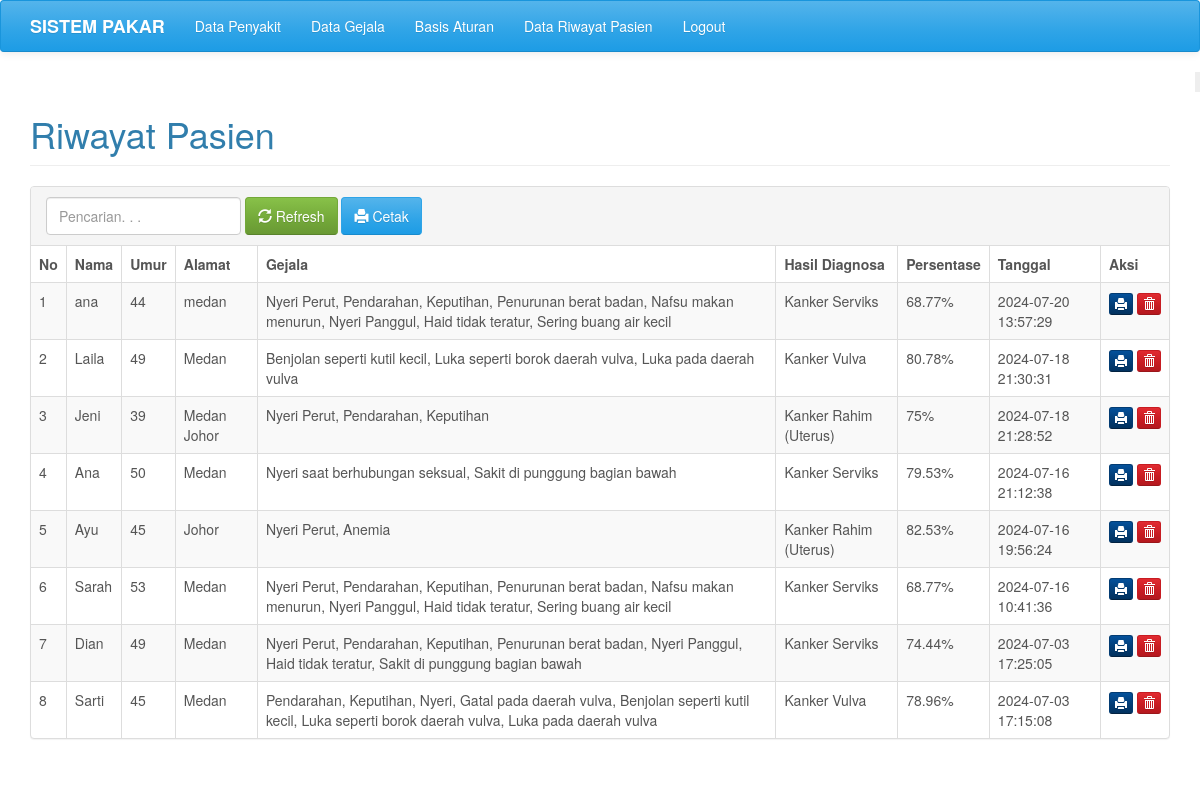
Page /admin/index.php?m=riwayat (signed in) on the committed database.
### tables this page shows
CREATE TABLE `tb_diagnosis` (
  `id_diagnosis` int(11) NOT NULL,
  `nama` text NOT NULL,
  `umur` text NOT NULL,
  `alamat` text NOT NULL,
  `jeniskelamin` text NOT NULL,
  `gejala` text NOT NULL,
  `selected_gejala` text NOT NULL,
  `hasil_diagnosis` text NOT NULL,
  `persentase` text NOT NULL,
  `keterangan` text NOT NULL,
  `waktu` datetime NOT NULL DEFAULT current_timestamp()
);

### admin/functions.php (called while the page is built, shortened)
<?php
include 'config.php';
include '../includes/db.php';
$db = new DB($config['server'], $config['username'], $config['password'], $config['database_name']);
function _get($key, $val = null)
{
    if (isset($_GET[$key]))
        return $_GET[$key];
    else
        return $val;
}

### admin/config.php (called while the page is built)
<?php
$config["server"] = 'localhost';
$config["username"] = 'root';
$config["password"] = '';
$config["database_name"] = 'db_pakar';

### includes/db.php (called while the page is built, shortened)
<?php
class DB
{
	var $conn = null;
	public function __construct($host, $username, $passwd, $dbname)
	{
		$this->conn = mysqli_connect($host, $username, $passwd, $dbname);
	}
	public function query($sql)
	{
		$query = mysqli_query($this->conn, $sql) or die('<pre>Error mysqli_query: ' . mysqli_error($this->conn) . '<br />' . $sql . '</pre>');
		return $query;
	}
	public function get_results($sql)
	{
		$query = $this->query($sql);
		$arr = array();
		while ($row = mysqli_fetch_object($query)) {
			$arr[] = $row;
		}
		return $arr;
	}
}

### admin/riwayat.php (the view, shortened to what this page needs)
<div class="page-header">
    <h1>Riwayat Pasien</h1>
</div>
<div class="panel panel-default">
    <div class="panel-heading">
        <form class="form-inline">
            <div class="form-group">
                <input class="form-control" type="text" placeholder="Pencarian. . ." name="q" value="<?= _get('q') ?>" />
            </div>
            <div class="form-group">
                <button class="btn btn-success"><span class="glyphicon glyphicon-refresh"></span> Refresh</button>
            </div>
            <div class="form-group">
                <a class="btn btn-primary" href="cetak.php?m=riwayat&q=<?= _get('q') ?>" target="_blank"><span class="glyphicon glyphicon-print"></span> Cetak</a>
            </div>
        </form>
    </div>
    <div class="table-responsive">
        <table class="table table-bordered table-hover table-striped">
            <thead>
                <tr>
                    <th>No</th>
                    <th>Nama</th>
                    <th>Umur</th>
                    <th>Alamat</th>
                    <th>Gejala</th>
                    <th>Hasil Diagnosa</th>
                    <th>Persentase</th>
                    <th>Tanggal</th>
                    <th>Aksi</th>
                </tr>
            </thead>
            <?php
            $q = esc_field(_get('q'));
            $rows = $db->get_results("SELECT * FROM tb_diagnosis
            WHERE nama LIKE '%$q%' OR umur LIKE '%$q%' OR jeniskelamin LIKE '%$q%' OR alamat LIKE '%$q%' OR gejala LIKE '%$q%' OR hasil_diagnosis LIKE '%$q%' OR persentase LIKE '%$q%' OR keterangan LIKE '%$q%' OR waktu LIKE '%$q%'
            ORDER BY waktu DESC");
            $nomor = 1;
            foreach ($rows as $row) : ?>
                <tr>
                    <td><?= $nomor ?></td>
                    <td><?= $row->nama ?></td>
                    <td><?= $row->umur ?></td>
                    <td><?= $row->alamat ?></td>
                    <td><?= $row->gejala ?></td>
                    <td><?= $row->hasil_diagnosis ?></td>
                    <td><?= $row->persentase ?>%</td>
                    <td><?= $row->waktu ?></td>
                    <td class="nw">
                        <a class="btn btn-xs btn-info" target="_blank" href="cetak.php?m=riwayat_hasil&q=<?= _get('q') ?>&amp;ID=<?= $row->id_diagnosis ?>"><span class="glyphicon glyphicon-print"></span></a>
                        <a class="btn btn-xs btn-danger dele" href="aksi.php?act=riwayat_hapus&amp;ID=<?= $row->id_diagnosis ?>"><span class="glyphicon glyphicon-trash"></span></a>
                    </td>
                </tr>
            <?php
                $nomor++;
            endforeach; ?>
        </table>
    </div>
</div>

### assets/css/general.css (style rules this page uses)
html { position: relative; min-height: 100%; }
body { margin-bottom: 70px; }
.nw { white-space: nowrap; }
.page-header { margin-top: 0; padding-bottom: 0; }
.page-header h1 { margin-top: 0; }

### admin/index.php (style rules this page uses)
body { background-size: cover; background-repeat: no-repeat; background-position: center; margin: 0; padding: 0; }

### rows in the picture
tb_diagnosis: nama "ana", umur "44", alamat "medan", gejala "Nyeri Perut, Pendarahan, Keputihan, Penurunan berat badan, Nafsu makan menurun, Nyeri Panggul, Haid tidak teratur, Sering buang air kecil", hasil_diagnosis "Kanker Serviks", persentase "68.77", waktu "2024-07-20 13:57:29"
tb_diagnosis: nama "Laila", umur "49", alamat "Medan", gejala "Benjolan seperti kutil kecil, Luka seperti borok daerah vulva, Luka pada daerah vulva", hasil_diagnosis "Kanker Vulva", persentase "80.78", waktu "2024-07-18 21:30:31"
tb_diagnosis: nama "Jeni", umur "39", alamat "Medan Johor", gejala "Nyeri Perut, Pendarahan, Keputihan", hasil_diagnosis "Kanker Rahim (Uterus)", persentase "75", waktu "2024-07-18 21:28:52"
tb_diagnosis: nama "Ana", umur "50", alamat "Medan", gejala "Nyeri saat berhubungan seksual, Sakit di punggung bagian bawah", hasil_diagnosis "Kanker Serviks", persentase "79.53", waktu "2024-07-16 21:12:38"
tb_diagnosis: nama "Ayu", umur "45", alamat "Johor", gejala "Nyeri Perut, Anemia", hasil_diagnosis "Kanker Rahim (Uterus)", persentase "82.53", waktu "2024-07-16 19:56:24"
tb_diagnosis: nama "Sarah", umur "53", alamat "Medan", gejala "Nyeri Perut, Pendarahan, Keputihan, Penurunan berat badan, Nafsu makan menurun, Nyeri Panggul, Haid tidak teratur, Sering buang air kecil", hasil_diagnosis "Kanker Serviks", persentase "68.77", waktu "2024-07-16 10:41:36"
tb_diagnosis: nama "Dian", umur "49", alamat "Medan", gejala "Nyeri Perut, Pendarahan, Keputihan, Penurunan berat badan, Nyeri Panggul, Haid tidak teratur, Sakit di punggung bagian bawah", hasil_diagnosis "Kanker Serviks", persentase "74.44", waktu "2024-07-03 17:25:05"
tb_diagnosis: nama "Sarti", umur "45", alamat "Medan", gejala "Pendarahan, Keputihan, Nyeri, Gatal pada daerah vulva, Benjolan seperti kutil kecil, Luka seperti borok daerah vulva, Luka pada daerah vulva", hasil_diagnosis "Kanker Vulva", persentase "78.96", waktu "2024-07-03 17:15:08"
